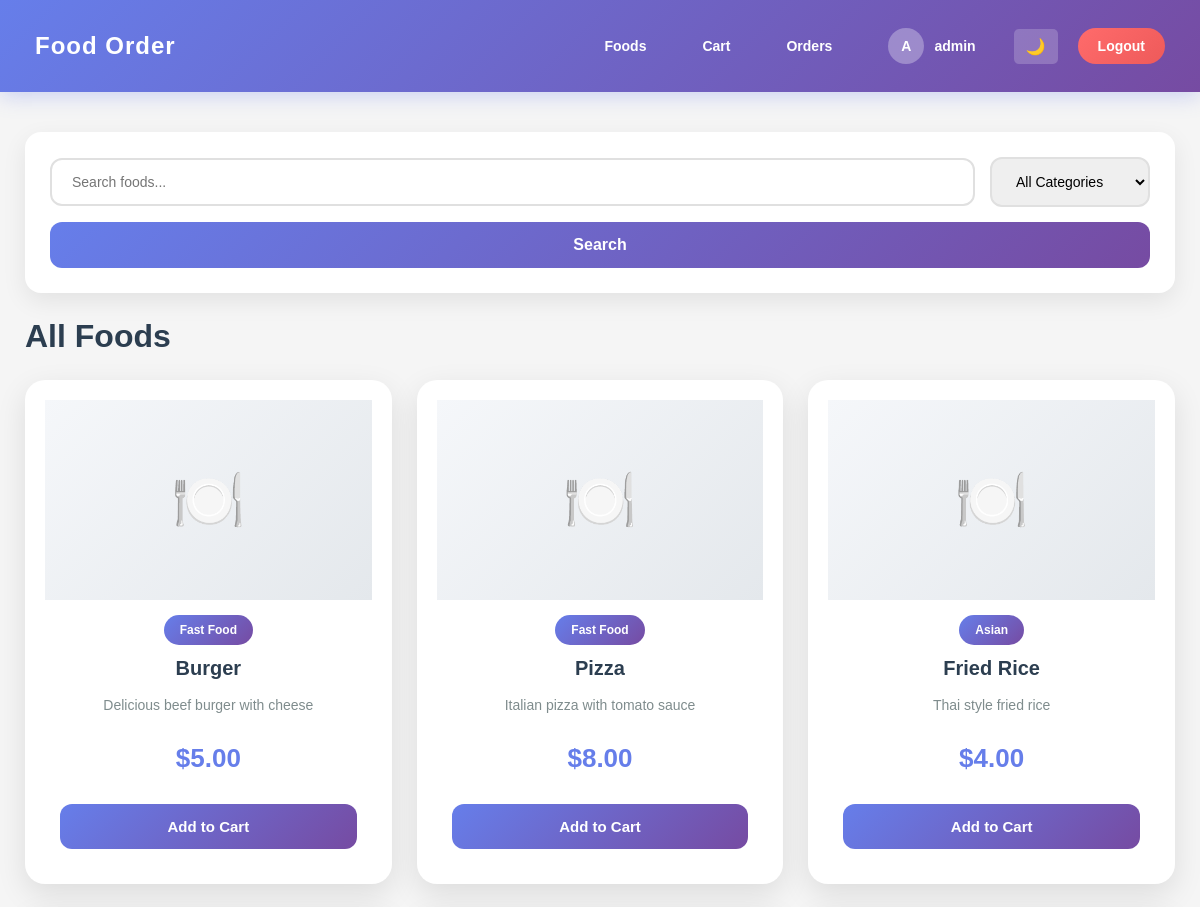
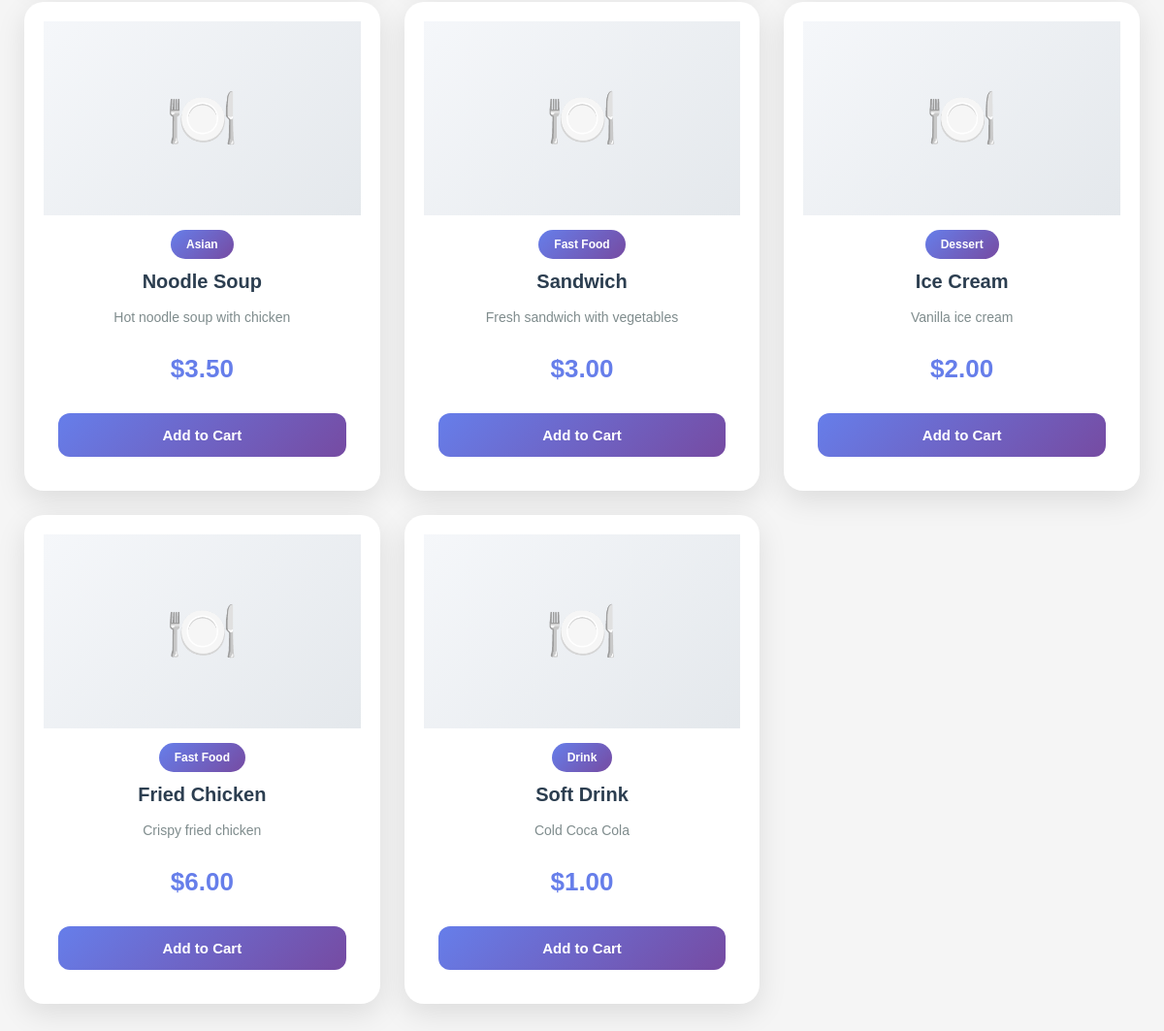
The page /customer/foods.php (signed in) on the database its author committed (2 pictures, top to bottom).
### tables this page shows
CREATE TABLE foods (
    id INT AUTO_INCREMENT PRIMARY KEY,
    name VARCHAR(200) NOT NULL,
    description TEXT,
    price DECIMAL(10,2) NOT NULL,
    category VARCHAR(50) DEFAULT 'Other',
    image VARCHAR(255),
    created_at TIMESTAMP DEFAULT CURRENT_TIMESTAMP
);

### customer/foods.php (the view, shortened to what this page needs)
<?php
require_once '../config.php';
$search = $_GET['search'] ?? '';
$sql = "SELECT * FROM foods WHERE 1=1";
$params = [];
$sql .= " ORDER BY created_at DESC";
$stmt = $conn->prepare($sql);
$stmt->execute($params);
$foods = $stmt->fetchAll();
?>
<!DOCTYPE html>
<html lang="en">
<head>
    <link rel="stylesheet" href="../css/style.css">
    <link rel="stylesheet" href="../css/toast.css">
    <link rel="stylesheet" href="../css/customer.css">
</head>
<body>
    <nav class="navbar">
        <div class="nav-brand">Food Order</div>
        <div class="nav-links">
            <a href="foods.php">Foods</a>
            <a href="cart.php">Cart</a>
            <a href="my_orders.php">Orders</a>
            <a href="profile.php" class="user-profile">
                <?php if (!empty($_SESSION['profile_image'])): ?>
                <img src="../uploads/profiles/<?= $_SESSION['profile_image'] ?>" class="profile-img-small">
                <?php else: ?>
                <span class="profile-initial"><?= strtoupper(substr($_SESSION['username'], 0, 1)) ?></span>
                <?php endif; ?>
                <span><?= $_SESSION['username'] ?></span>
            </a>
            <button class="theme-toggle" onclick="toggleTheme()" style="background:rgba(255,255,255,0.2);border:none;color:white;padding:8px 12px;border-radius:5px;cursor:pointer;font-size:16px;">🌙</button>
            <a href="../logout.php" class="btn-logout">Logout</a>
        </div>
    </nav>
    <div class="container">
        <div class="search-filter-bar">
            <form method="GET" class="search-form">
                <input type="text" name="search" placeholder="Search foods..." value="<?= $search ?>">
                <select name="category">
                    <option value="">All Categories</option>
                </select>
                <button type="submit" class="btn-primary">Search</button>
            </form>
        </div>
        <h1>All Foods</h1>
        <?php if (empty($foods)): ?>
            <p class="empty-cart">No foods found!</p>
        <?php else: ?>
            <div class="food-grid">
                <?php foreach ($foods as $food): ?>
                <div class="food-card">
                    <?php if ($food['image']): ?>
                        <img src="../uploads/<?= $food['image'] ?>" class="food-image">
                    <?php else: ?>
                        <div class="food-image-placeholder">🍽️</div>
                    <?php endif; ?>
                    <div class="food-category"><?= $food['category'] ?></div>
                    <div class="food-name"><?= $food['name'] ?></div>
                    <div class="food-desc"><?= $food['description'] ?></div>
                    <div class="food-price">$<?= number_format($food['price'], 2) ?></div>
                    <form method="POST" action="add_to_cart.php">
                        <button type="submit" class="btn-add">Add to Cart</button>
                    </form>
                </div>
                <?php endforeach; ?>
            </div>
        <?php endif; ?>
    </div>
</body>
</html>

### css/style.css (style rules this page uses)
* { margin: 0; padding: 0; box-sizing: border-box; font-family: 'Segoe UI', Tahoma, Geneva, Verdana, sans-serif; }
body { background-color: #f5f5f5; min-height: 100vh; }
.navbar { background: linear-gradient(135deg, #667eea 0%, #764ba2 100%); padding: 15px 30px; display: flex; justify-content: space-between; align-items: center; box-shadow: 0 2px 10px rgba(0,0,0,0.1); }
.nav-brand { color: white; font-size: 24px; font-weight: bold; }
.nav-links { display: flex; align-items: center; gap: 20px; }
.nav-links a { color: white; text-decoration: none; padding: 8px 15px; border-radius: 5px; transition: background 0.3s; }
.nav-links span { color: white; font-weight: bold; }
.btn-logout { background: #e74c3c; padding: 8px 15px; }
.container { max-width: 1200px; margin: 30px auto; padding: 0 20px; }
h1 { color: #333; margin-bottom: 20px; }
.btn-primary { background: linear-gradient(135deg, #667eea 0%, #764ba2 100%); color: white; padding: 12px 30px; border: none; border-radius: 5px; cursor: pointer; font-size: 16px; width: 100%; transition: transform 0.2s; }
.food-grid { display: grid; grid-template-columns: repeat(auto-fill, minmax(250px, 1fr)); gap: 20px; }
.food-card { background: white; padding: 20px; border-radius: 10px; box-shadow: 0 2px 10px rgba(0,0,0,0.1); text-align: center; transition: transform 0.3s; }
.food-name { font-size: 20px; font-weight: bold; color: #333; margin-bottom: 10px; }
.food-desc { color: #666; margin-bottom: 15px; font-size: 14px; }
.food-price { font-size: 24px; font-weight: bold; color: #667eea; margin-bottom: 15px; }
.btn-add { background: linear-gradient(135deg, #667eea 0%, #764ba2 100%); color: white; padding: 10px 25px; border: none; border-radius: 5px; cursor: pointer; font-size: 14px; }
.theme-toggle { background: rgba(255,255,255,0.2); border: none; color: white; padding: 8px 15px; border-radius: 5px; cursor: pointer; font-size: 18px; transition: background 0.3s; }
* { margin: 0; padding: 0; box-sizing: border-box; font-family: 'Poppins', sans-serif; }
body { min-height: 100vh; }

### rows shown on the page
foods: category "Fast Food", name "Burger", description "Delicious beef burger with cheese", price "5.00"
foods: category "Fast Food", name "Pizza", description "Italian pizza with tomato sauce", price "8.00"
foods: category "Asian", name "Fried Rice", description "Thai style fried rice", price "4.00"
foods: category "Asian", name "Noodle Soup", description "Hot noodle soup with chicken", price "3.50"
foods: category "Fast Food", name "Sandwich", description "Fresh sandwich with vegetables", price "3.00"
foods: category "Dessert", name "Ice Cream", description "Vanilla ice cream", price "2.00"
foods: category "Fast Food", name "Fried Chicken", description "Crispy fried chicken", price "6.00"
foods: category "Drink", name "Soft Drink", description "Cold Coca Cola", price "1.00"

### other values the page prints
substr($_SESSION['username'], 0, 1) "A"
$_SESSION['username'] "admin"
